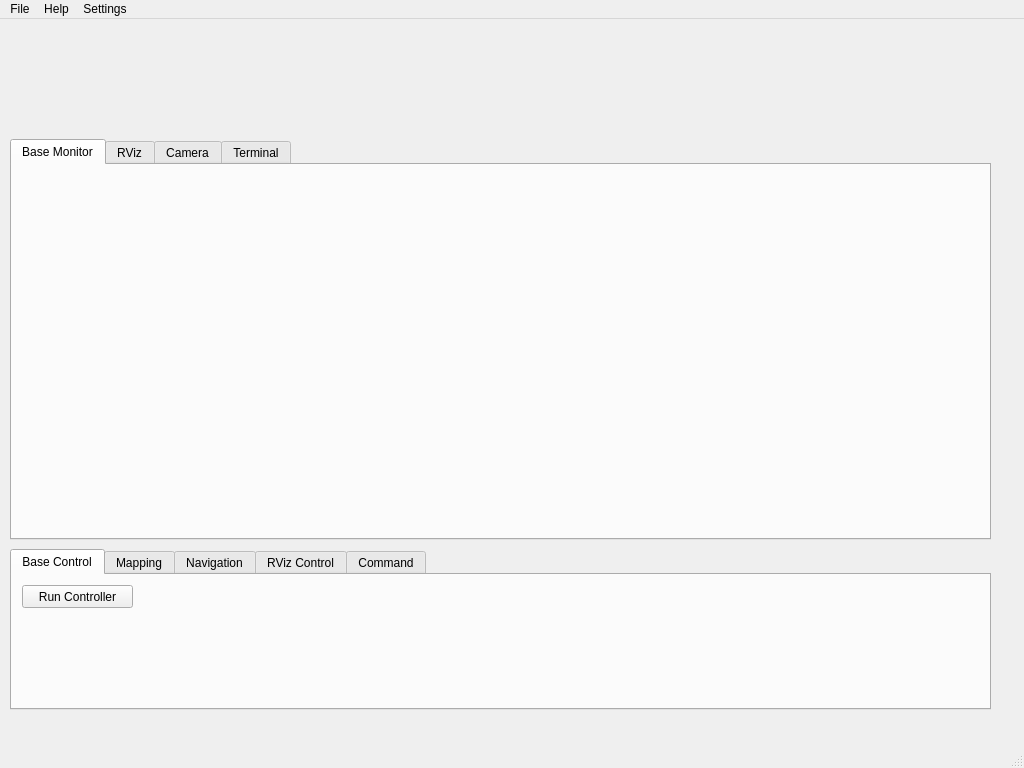
<?xml version="1.0" encoding="UTF-8"?>
<ui version="4.0">
 <class>MainWindow</class>
 <widget class="QMainWindow" name="MainWindow">
  <property name="geometry">
   <rect>
    <x>0</x>
    <y>0</y>
    <width>1024</width>
    <height>768</height>
   </rect>
  </property>
  <property name="cursor">
   <cursorShape>ArrowCursor</cursorShape>
  </property>
  <property name="windowTitle">
   <string>MainWindow</string>
  </property>
  <widget class="QWidget" name="centralwidget">
   <widget class="QTabWidget" name="tabWidget">
    <property name="geometry">
     <rect>
      <x>10</x>
      <y>120</y>
      <width>981</width>
      <height>401</height>
     </rect>
    </property>
    <property name="tabPosition">
     <enum>QTabWidget::TabPosition::North</enum>
    </property>
    <property name="currentIndex">
     <number>0</number>
    </property>
    <widget class="QWidget" name="tab_base_monitor">
     <attribute name="title">
      <string>Base Monitor</string>
     </attribute>
    </widget>
    <widget class="QWidget" name="tab_rviz">
     <attribute name="title">
      <string>RViz</string>
     </attribute>
    </widget>
    <widget class="QWidget" name="tab_camera">
     <attribute name="title">
      <string>Camera</string>
     </attribute>
    </widget>
    <widget class="QWidget" name="tab_terminal">
     <attribute name="title">
      <string>Terminal</string>
     </attribute>
    </widget>
   </widget>
   <widget class="QTabWidget" name="tabWidget_2">
    <property name="geometry">
     <rect>
      <x>10</x>
      <y>530</y>
      <width>981</width>
      <height>161</height>
     </rect>
    </property>
    <property name="currentIndex">
     <number>0</number>
    </property>
    <widget class="QWidget" name="tab_base_control">
     <attribute name="title">
      <string>Base Control</string>
     </attribute>
     <widget class="QPushButton" name="pushButton_6">
      <property name="geometry">
       <rect>
        <x>10</x>
        <y>10</y>
        <width>111</width>
        <height>23</height>
       </rect>
      </property>
      <property name="text">
       <string>Run Controller</string>
      </property>
     </widget>
    </widget>
    <widget class="QWidget" name="tab_mapping">
     <attribute name="title">
      <string>Mapping</string>
     </attribute>
     <widget class="QPushButton" name="pushButton">
      <property name="geometry">
       <rect>
        <x>10</x>
        <y>30</y>
        <width>101</width>
        <height>23</height>
       </rect>
      </property>
      <property name="text">
       <string>Start mapping</string>
      </property>
     </widget>
     <widget class="QPushButton" name="pushButton_2">
      <property name="geometry">
       <rect>
        <x>260</x>
        <y>40</y>
        <width>91</width>
        <height>23</height>
       </rect>
      </property>
      <property name="text">
       <string>Stop mapping</string>
      </property>
     </widget>
     <widget class="QPushButton" name="pushButton_5">
      <property name="geometry">
       <rect>
        <x>140</x>
        <y>40</y>
        <width>75</width>
        <height>23</height>
       </rect>
      </property>
      <property name="text">
       <string>Save map</string>
      </property>
     </widget>
    </widget>
    <widget class="QWidget" name="tab_navigation">
     <attribute name="title">
      <string>Navigation</string>
     </attribute>
     <widget class="QPushButton" name="pushButton_3">
      <property name="geometry">
       <rect>
        <x>30</x>
        <y>40</y>
        <width>75</width>
        <height>23</height>
       </rect>
      </property>
      <property name="text">
       <string>开始导航</string>
      </property>
     </widget>
     <widget class="QPushButton" name="pushButton_4">
      <property name="geometry">
       <rect>
        <x>160</x>
        <y>30</y>
        <width>75</width>
        <height>23</height>
       </rect>
      </property>
      <property name="text">
       <string>停止导航</string>
      </property>
     </widget>
    </widget>
    <widget class="QWidget" name="tab_rviz_control">
     <attribute name="title">
      <string>RViz Control</string>
     </attribute>
    </widget>
    <widget class="QWidget" name="tab_command">
     <attribute name="title">
      <string>Command</string>
     </attribute>
    </widget>
   </widget>
  </widget>
  <widget class="QMenuBar" name="menubar">
   <property name="geometry">
    <rect>
     <x>0</x>
     <y>0</y>
     <width>1024</width>
     <height>33</height>
    </rect>
   </property>
   <widget class="QMenu" name="menuFile">
    <property name="title">
     <string>File</string>
    </property>
   </widget>
   <widget class="QMenu" name="menuHelp">
    <property name="title">
     <string>Help</string>
    </property>
   </widget>
   <widget class="QMenu" name="menuSettings">
    <property name="title">
     <string>Settings</string>
    </property>
   </widget>
   <addaction name="menuFile"/>
   <addaction name="menuHelp"/>
   <addaction name="menuSettings"/>
  </widget>
  <widget class="QStatusBar" name="statusbar"/>
 </widget>
 <resources/>
 <connections/>
</ui>
